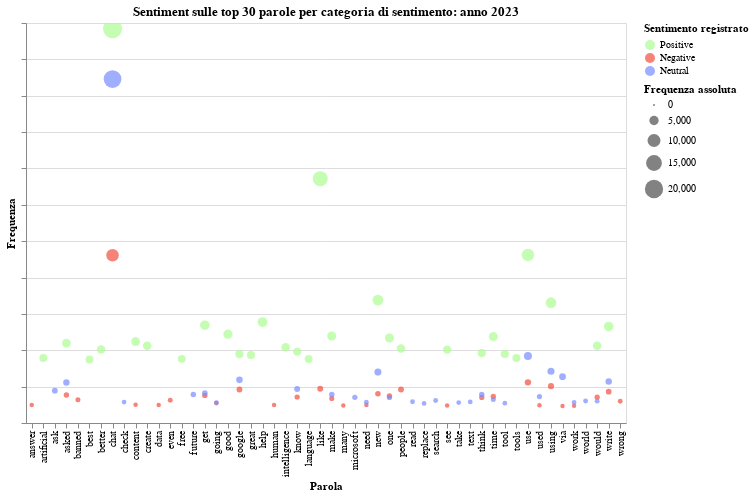

The notebook cell saved with this chart:
### Code cell
# Concatenate the three DataFrames into a single DataFrame
df23words = pd.concat([top23pos, top23neg, top23neu], keys=['Positive', 'Negative', 'Neutral'])
options = ['Positive', 'Negative', 'Neutral']
labels = [option + ' ' for option in options]

# Define color domain and range
domain = ['pos', 'neg', 'neu']
range_ = ['#ADFC92', '#F44E3F', '#788BFF']

input_dropdown = alt.binding_radio(
    # Add the empty selection which shows all when clicked
    options=options + [None],
    labels=labels + ['All'],
    name='Selettore sentimento 2023: '
)

selection = alt.selection_point(
    fields=['Sentiment'],
    bind=input_dropdown,
)

# Reset the index of the concatenated DataFrame
df23words = df23words.reset_index(level=0).rename(columns={'level_0': 'Sentiment'})
alt.data_transformers.disable_max_rows()
scatter_plot_2023 = alt.Chart(df23words).mark_point(filled=True).encode(
    alt.X('word', title="Parola"),
    alt.Y('frequency', title="Frequenza").axis(labels=False),
    alt.Size('frequency', title="Frequenza assoluta"),
    alt.OpacityValue(0.7),
    alt.Color('Sentiment', title="Sentimento registrato").scale(domain=options, range=range_),
    tooltip = [alt.Tooltip('word:N', title="parola"),
               alt.Tooltip('frequency:Q', title="frequenza assoluta")
               #alt.Tooltip('Sentiment:Q')
              ]
).add_params(
    selection
).transform_filter(
    selection
).properties(
    width=600,  # Set the width of the chart to your desired value
    height=400,  # Set the height of the chart to your desired value
    title='Sentiment sulle top 30 parole per categoria di sentimento: anno 2023'
).interactive()
scatter_plot_2023
#scatter_plot_2023.save('chart-wordsfrequency-2023.html')

### Figure 1 — Vega-Lite specification as saved in the notebook (floating-point values rounded to 4 significant figures)
{"config": {"view": {"continuousWidth": 300, "continuousHeight": 300}}, "data": {"name": "data-610617640abbcb60d3c9b15bc576aea8"}, "mark": {"type": "point", "filled": true}, "encoding": {"color": {"field": "Sentiment", "scale": {"domain": ["Positive", "Negative", "Neutral"], "range": ["#ADFC92", "#F44E3F", "#788BFF"]}, "title": "Sentimento registrato", "type": "nominal"}, "opacity": {"value": 0.7}, "size": {"field": "frequency", "title": "Frequenza assoluta", "type": "quantitative"}, "tooltip": [{"field": "word", "title": "parola", "type": "nominal"}, {"field": "frequency", "title": "frequenza assoluta", "type": "quantitative"}], "x": {"field": "word", "title": "Parola", "type": "nominal"}, "y": {"axis": {"labels": false}, "field": "frequency", "title": "Frequenza", "type": "quantitative"}}, "height": 400, "params": [{"name": "param_92", "select": {"type": "point", "fields": ["Sentiment"]}, "bind": {"input": "radio", "options": ["Positive", "Negative", "Neutral", null], "labels": ["Positive ", "Negative ", "Neutral ", "All"], "name": "Selettore sentimento 2023: "}}, {"name": "param_93", "select": {"type": "interval", "encodings": ["x", "y"]}, "bind": "scales"}], "title": "Sentiment sulle top 30 parole per categoria di sentimento: anno 2023", "transform": [{"filter": {"param": "param_92"}}], "width": 600, "$schema": "https://vega.github.io/schema/vega-lite/v5.8.0.json", "datasets": {"data-610617640abbcb60d3c9b15bc576aea8": [{"Sentiment": "Positive", "word": "chat", "frequency": 21685}, {"Sentiment": "Positive", "word": "like", "frequency": 13438}, {"Sentiment": "Positive", "word": "use", "frequency": 9243}, {"Sentiment": "Positive", "word": "new", "frequency": 6758}, {"Sentiment": "Positive", "word": "using", "frequency": 6618}, {"Sentiment": "Positive", "word": "help", "frequency": 5553}, {"Sentiment": "Positive", "word": "get", "frequency": 5379}, {"Sentiment": "Positive", "word": "write", "frequency": 5308}, {"Sentiment": "Positive", "word": "good", "frequency": 4886}, {"Sentiment": "Positive", "word": "make", "frequency": 4784}, {"Sentiment": "Positive", "word": "time", "frequency": 4753}, {"Sentiment": "Positive", "word": "one", "frequency": 4675}, {"Sentiment": "Positive", "word": "content", "frequency": 4482}, {"Sentiment": "Positive", "word": "asked", "frequency": 4396}, {"Sentiment": "Positive", "word": "would", "frequency": 4249}, {"Sentiment": "Positive", "word": "create", "frequency": 4248}, {"Sentiment": "Positive", "word": "intelligence", "frequency": 4161}, {"Sentiment": "Positive", "word": "people", "frequency": 4099}, {"Sentiment": "Positive", "word": "better", "frequency": 4042}, {"Sentiment": "Positive", "word": "see", "frequency": 4037}, {"Sentiment": "Positive", "word": "know", "frequency": 3927}, {"Sentiment": "Positive", "word": "think", "frequency": 3846}, {"Sentiment": "Positive", "word": "tool", "frequency": 3793}, {"Sentiment": "Positive", "word": "google", "frequency": 3791}, {"Sentiment": "Positive", "word": "great", "frequency": 3736}, {"Sentiment": "Positive", "word": "artificial", "frequency": 3580}, {"Sentiment": "Positive", "word": "tools", "frequency": 3572}, {"Sentiment": "Positive", "word": "free", "frequency": 3529}, {"Sentiment": "Positive", "word": "language", "frequency": 3519}, {"Sentiment": "Positive", "word": "best", "frequency": 3492}, {"Sentiment": "Negative", "word": "chat", "frequency": 9226}, {"Sentiment": "Negative", "word": "use", "frequency": 2237}, {"Sentiment": "Negative", "word": "using", "frequency": 2026}, {"Sentiment": "Negative", "word": "like", "frequency": 1887}, {"Sentiment": "Negative", "word": "people", "frequency": 1841}, {"Sentiment": "Negative", "word": "google", "frequency": 1840}, {"Sentiment": "Negative", "word": "write", "frequency": 1721}, {"Sentiment": "Negative", "word": "new", "frequency": 1608}, {"Sentiment": "Negative", "word": "asked", "frequency": 1537}, {"Sentiment": "Negative", "word": "get", "frequency": 1519}, {"Sentiment": "Negative", "word": "one", "frequency": 1485}, {"Sentiment": "Negative", "word": "time", "frequency": 1463}, {"Sentiment": "Negative", "word": "know", "frequency": 1430}, {"Sentiment": "Negative", "word": "would", "frequency": 1423}, {"Sentiment": "Negative", "word": "think", "frequency": 1408}, {"Sentiment": "Negative", "word": "make", "frequency": 1353}, {"Sentiment": "Negative", "word": "banned", "frequency": 1277}, {"Sentiment": "Negative", "word": "even", "frequency": 1252}, {"Sentiment": "Negative", "word": "wrong", "frequency": 1195}, {"Sentiment": "Negative", "word": "going", "frequency": 1096}, {"Sentiment": "Negative", "word": "content", "frequency": 1006}, {"Sentiment": "Negative", "word": "data", "frequency": 995}, {"Sentiment": "Negative", "word": "answer", "frequency": 992}, {"Sentiment": "Negative", "word": "human", "frequency": 988}, {"Sentiment": "Negative", "word": "need", "frequency": 986}, {"Sentiment": "Negative", "word": "used", "frequency": 981}, {"Sentiment": "Negative", "word": "see", "frequency": 968}, {"Sentiment": "Negative", "word": "many", "frequency": 966}, {"Sentiment": "Negative", "word": "work", "frequency": 946}, {"Sentiment": "Negative", "word": "via", "frequency": 936}, {"Sentiment": "Neutral", "word": "chat", "frequency": 18918}, {"Sentiment": "Neutral", "word": "use", "frequency": 3684}, {"Sentiment": "Neutral", "word": "using", "frequency": 2845}, {"Sentiment": "Neutral", "word": "new", "frequency": 2800}, {"Sentiment": "Neutral", "word": "via", "frequency": 2549}, {"Sentiment": "Neutral", "word": "google", "frequency": 2373}, {"Sentiment": "Neutral", "word": "write", "frequency": 2286}, {"Sentiment": "Neutral", "word": "asked", "frequency": 2225}, {"Sentiment": "Neutral", "word": "know", "frequency": 1869}, {"Sentiment": "Neutral", "word": "ask", "frequency": 1778}, {"Sentiment": "Neutral", "word": "get", "frequency": 1647}, {"Sentiment": "Neutral", "word": "make", "frequency": 1574}, {"Sentiment": "Neutral", "word": "future", "frequency": 1572}, {"Sentiment": "Neutral", "word": "think", "frequency": 1566}, {"Sentiment": "Neutral", "word": "used", "frequency": 1452}, {"Sentiment": "Neutral", "word": "microsoft", "frequency": 1414}, {"Sentiment": "Neutral", "word": "one", "frequency": 1402}, {"Sentiment": "Neutral", "word": "time", "frequency": 1294}, {"Sentiment": "Neutral", "word": "search", "frequency": 1237}, {"Sentiment": "Neutral", "word": "world", "frequency": 1208}, {"Sentiment": "Neutral", "word": "would", "frequency": 1203}, {"Sentiment": "Neutral", "word": "read", "frequency": 1168}, {"Sentiment": "Neutral", "word": "text", "frequency": 1161}, {"Sentiment": "Neutral", "word": "check", "frequency": 1153}, {"Sentiment": "Neutral", "word": "need", "frequency": 1141}, {"Sentiment": "Neutral", "word": "work", "frequency": 1134}, {"Sentiment": "Neutral", "word": "take", "frequency": 1127}, {"Sentiment": "Neutral", "word": "going", "frequency": 1121}, {"Sentiment": "Neutral", "word": "tool", "frequency": 1089}, {"Sentiment": "Neutral", "word": "replace", "frequency": 1076}]}}
